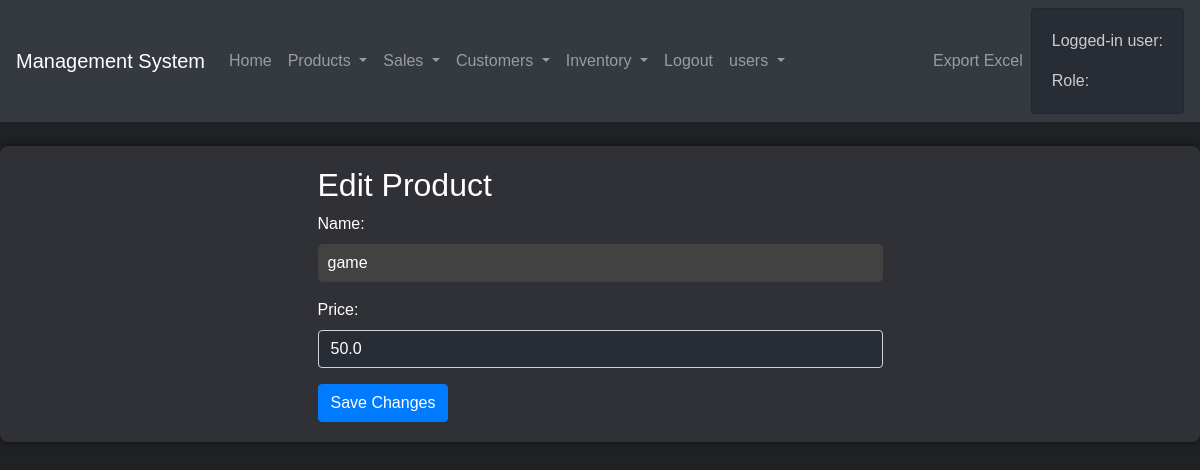
/edit_product/1 (signed in), run on an earlier commit of the app's database.
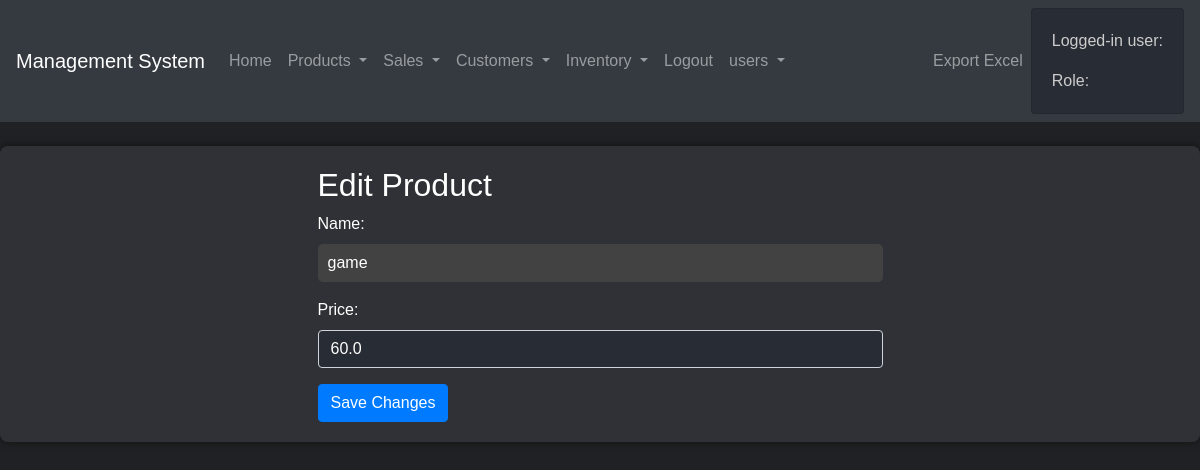
And on a later commit of the database.
### tables this page shows
CREATE TABLE products 
             (id INTEGER PRIMARY KEY AUTOINCREMENT, name TEXT, price REAL, category TEXT, barcode TEXT, description TEXT, vendor TEXT, manufacturer TEXT, discount TEXT, tax TEXT, image_url TEXT);

### app.py (the view, shortened to what this page needs)
@app.route('/edit_product/<int:product_id>', methods=['GET', 'POST'])
def edit_product(product_id):
    if is_logged_in():
        user_role = get_user_role()
        if user_role in ['admin', 'manager']:
            conn = sqlite3.connect('database.db')
            c = conn.cursor()
            c.execute("SELECT * FROM products WHERE id=?", (product_id,))
            product = c.fetchone()
            conn.close()
            return render_template('edit_product.html', product=product, is_logged_in=is_logged_in())
        else:
            return render_template('unauthorized.html')
    else:
        return redirect(url_for('login'))

### app.py (called while the page is built)
def is_logged_in():
    return 'username' in session

def get_user_role():
    if is_logged_in():
        conn = sqlite3.connect('database.db')
        c = conn.cursor()
        c.execute("SELECT role FROM users WHERE username=?", (session['username'],))
        role = c.fetchone()[0]
        conn.close()
        return role
    else:
        return None

### templates/edit_product.html
{% extends "base.html" %}
{% block content %}
<div class="row justify-content-center">
    <div class="col-md-6">
        <h2>Edit Product</h2>
        <form method="POST">
            <div class="form-group">
                <label for="name">Name:</label>
                <input type="text" class="form-control" id="name" name="name" value="{{ product[1] }}" required>
            </div>
            <div class="form-group">
                <label for="price">Price:</label>
                <input type="number" class="form-control" id="price" name="price" value="{{ product[2] }}" step="0.01" required>
            </div>
            <button type="submit" class="btn btn-primary">Save Changes</button>
        </form>
    </div>
</div>
{% endblock %}

What changed in the data, as far as the page shows it:
changed products "game": price "50.0" → "60.0"
